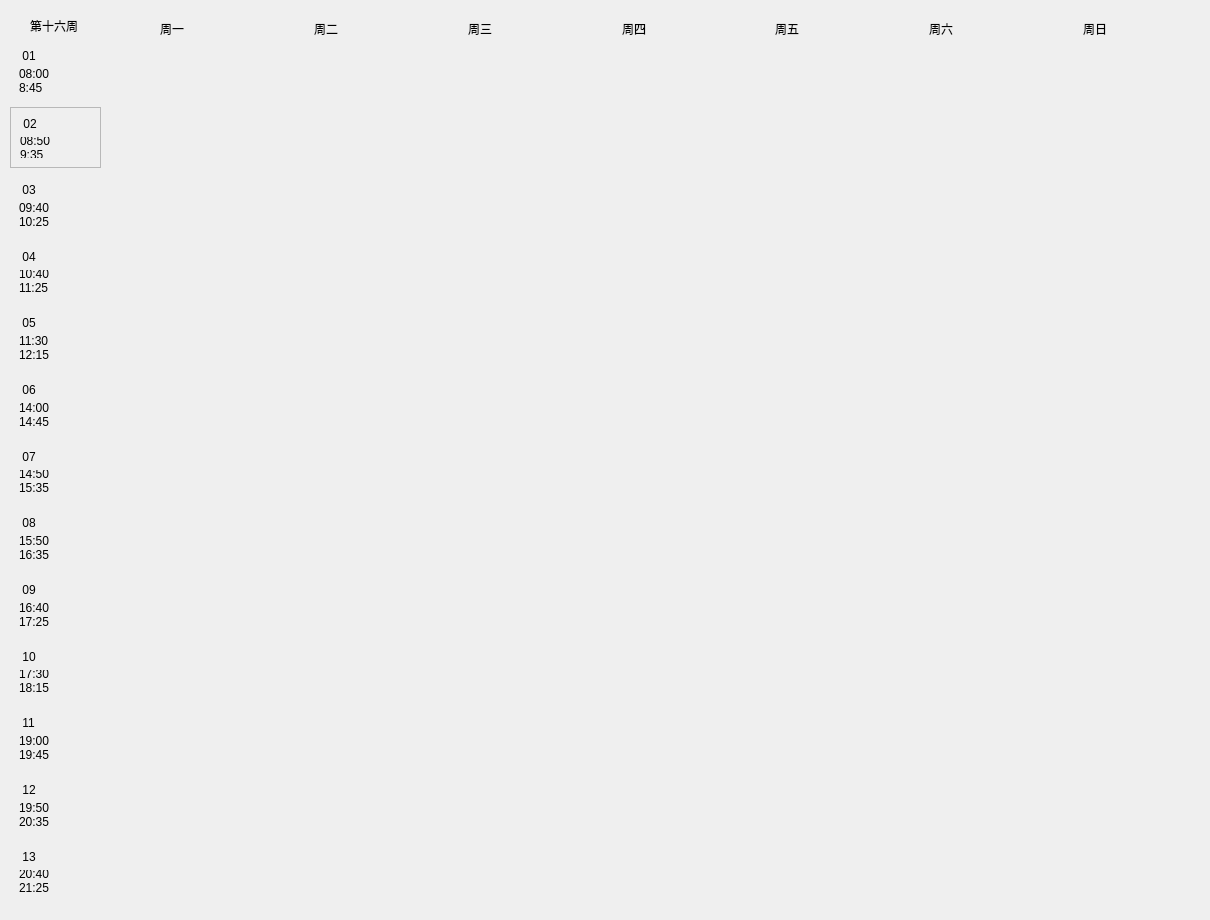
   <widget class="QWidget" name="page16">
    <widget class="QWidget" name="widget_241" native="true">
     <property name="geometry">
      <rect>
       <x>10</x>
       <y>0</y>
       <width>1191</width>
       <height>911</height>
      </rect>
     </property>
     <widget class="QLabel" name="firstweek_16">
      <property name="geometry">
       <rect>
        <x>20</x>
        <y>10</y>
        <width>111</width>
        <height>31</height>
       </rect>
      </property>
      <property name="styleSheet">
       <string notr="true">font: 12pt &quot;微软雅黑&quot;;</string>
      </property>
      <property name="text">
       <string>第十六周</string>
      </property>
     </widget>
     <widget class="QWidget" name="widget_242" native="true">
      <property name="geometry">
       <rect>
        <x>0</x>
        <y>40</y>
        <width>91</width>
        <height>861</height>
       </rect>
      </property>
      <layout class="QVBoxLayout" name="verticalLayout_211">
       <item>
        <widget class="QWidget" name="widget_243" native="true">
         <layout class="QVBoxLayout" name="verticalLayout_212">
          <item>
           <widget class="QLabel" name="num1_16">
            <property name="styleSheet">
             <string notr="true">font: rgb(32, 48, 126);
font: 12pt &quot;隶书&quot;;</string>
            </property>
            <property name="text">
             <string> 01</string>
            </property>
           </widget>
          </item>
          <item>
           <widget class="QLabel" name="first_16">
            <property name="text">
             <string>08:00
8:45</string>
            </property>
            <property name="scaledContents">
             <bool>false</bool>
            </property>
           </widget>
          </item>
         </layout>
        </widget>
       </item>
       <item>
        <widget class="QFrame" name="frame_16">
         <property name="frameShape">
          <enum>QFrame::StyledPanel</enum>
         </property>
         <property name="frameShadow">
          <enum>QFrame::Raised</enum>
         </property>
         <layout class="QVBoxLayout" name="verticalLayout_213">
          <item>
           <widget class="QLabel" name="num2_16">
            <property name="styleSheet">
             <string notr="true">font: rgb(32, 48, 126);
font: 12pt &quot;隶书&quot;;</string>
            </property>
            <property name="text">
             <string> 02</string>
            </property>
           </widget>
          </item>
          <item>
           <widget class="QLabel" name="second_16">
            <property name="text">
             <string>08:50
9:35</string>
            </property>
           </widget>
          </item>
         </layout>
        </widget>
       </item>
       <item>
        <widget class="QWidget" name="widget_244" native="true">
         <layout class="QVBoxLayout" name="verticalLayout_214">
          <item>
           <widget class="QLabel" name="num3_16">
            <property name="styleSheet">
             <string notr="true">font: 12pt &quot;隶书&quot;;</string>
            </property>
            <property name="text">
             <string> 03</string>
            </property>
           </widget>
          </item>
          <item>
           <widget class="QLabel" name="third_16">
            <property name="text">
             <string>09:40
10:25</string>
            </property>
           </widget>
          </item>
         </layout>
        </widget>
       </item>
       <item>
        <widget class="QWidget" name="widget_245" native="true">
         <layout class="QVBoxLayout" name="verticalLayout_215">
          <item>
           <widget class="QLabel" name="num4_16">
            <property name="styleSheet">
             <string notr="true">font: 12pt &quot;隶书&quot;;</string>
            </property>
            <property name="text">
             <string> 04</string>
            </property>
           </widget>
          </item>
          <item>
           <widget class="QLabel" name="forth_16">
            <property name="text">
             <string>10:40
11:25</string>
            </property>
           </widget>
          </item>
         </layout>
        </widget>
       </item>
       <item>
        <widget class="QWidget" name="widget_246" native="true">
         <layout class="QVBoxLayout" name="verticalLayout_216">
          <item>
           <widget class="QLabel" name="num5_16">
            <property name="styleSheet">
             <string notr="true">font: 12pt &quot;隶书&quot;;</string>
            </property>
            <property name="text">
             <string> 05</string>
            </property>
           </widget>
          </item>
          <item>
           <widget class="QLabel" name="fifth_16">
            <property name="text">
             <string>11:30
12:15</string>
            </property>
           </widget>
          </item>
         </layout>
        </widget>
       </item>
       <item>
        <widget class="QWidget" name="widget_247" native="true">
         <layout class="QVBoxLayout" name="verticalLayout_217">
          <item>
           <widget class="QLabel" name="num6_16">
            <property name="styleSheet">
             <string notr="true">font: 12pt &quot;隶书&quot;;</string>
            </property>
            <property name="text">
             <string> 06</string>
            </property>
           </widget>
          </item>
          <item>
           <widget class="QLabel" name="sixth_16">
            <property name="text">
             <string>14:00
14:45</string>
            </property>
           </widget>
          </item>
         </layout>
        </widget>
       </item>
       <item>
        <widget class="QWidget" name="widget_248" native="true">
         <layout class="QVBoxLayout" name="verticalLayout_218">
          <item>
           <widget class="QLabel" name="num7_16">
            <property name="styleSheet">
             <string notr="true">font: 12pt &quot;隶书&quot;;</string>
            </property>
            <property name="text">
             <string> 07</string>
            </property>
           </widget>
          </item>
          <item>
           <widget class="QLabel" name="seventh_16">
            <property name="text">
             <string>14:50
15:35</string>
            </property>
           </widget>
          </item>
         </layout>
        </widget>
       </item>
       <item>
        <widget class="QWidget" name="widget_249" native="true">
         <layout class="QVBoxLayout" name="verticalLayout_219">
          <item>
           <widget class="QLabel" name="num8_16">
            <property name="styleSheet">
             <string notr="true">font: 12pt &quot;隶书&quot;;</string>
            </property>
            <property name="text">
             <string> 08</string>
            </property>
           </widget>
          </item>
          <item>
           <widget class="QLabel" name="eighth_16">
            <property name="text">
             <string>15:50
16:35</string>
            </property>
           </widget>
          </item>
         </layout>
        </widget>
       </item>
       <item>
        <widget class="QWidget" name="widget_250" native="true">
         <layout class="QVBoxLayout" name="verticalLayout_220">
          <item>
           <widget class="QLabel" name="num9_16">
            <property name="styleSheet">
             <string notr="true">font: 12pt &quot;隶书&quot;;</string>
            </property>
            <property name="text">
             <string> 09</string>
            </property>
           </widget>
          </item>
          <item>
           <widget class="QLabel" name="ninth_16">
            <property name="text">
             <string>16:40
17:25</string>
            </property>
           </widget>
          </item>
         </layout>
        </widget>
       </item>
       <item>
        <widget class="QWidget" name="widget_251" native="true">
         <layout class="QVBoxLayout" name="verticalLayout_221">
          <item>
           <widget class="QLabel" name="num10_16">
            <property name="styleSheet">
             <string notr="true">font: 12pt &quot;隶书&quot;;</string>
            </property>
            <property name="text">
             <string> 10</string>
            </property>
           </widget>
          </item>
          <item>
           <widget class="QLabel" name="tenth_16">
            <property name="text">
             <string>17:30
18:15</string>
            </property>
           </widget>
          </item>
         </layout>
        </widget>
       </item>
       <item>
        <widget class="QWidget" name="widget_252" native="true">
         <layout class="QVBoxLayout" name="verticalLayout_222">
          <item>
           <widget class="QLabel" name="num11_16">
            <property name="styleSheet">
             <string notr="true">font: 12pt &quot;隶书&quot;;</string>
            </property>
            <property name="text">
             <string> 11</string>
            </property>
           </widget>
          </item>
          <item>
           <widget class="QLabel" name="eleventh_16">
            <property name="text">
             <string>19:00
19:45</string>
            </property>
           </widget>
          </item>
         </layout>
        </widget>
       </item>
       <item>
        <widget class="QWidget" name="widget_253" native="true">
         <layout class="QVBoxLayout" name="verticalLayout_223">
          <item>
           <widget class="QLabel" name="num12_16">
            <property name="styleSheet">
             <string notr="true">font: 12pt &quot;隶书&quot;;</string>
            </property>
            <property name="text">
             <string> 12</string>
            </property>
           </widget>
          </item>
          <item>
           <widget class="QLabel" name="twelfth_16">
            <property name="text">
             <string>19:50
20:35</string>
            </property>
           </widget>
          </item>
         </layout>
        </widget>
       </item>
       <item>
        <widget class="QWidget" name="widget_254" native="true">
         <layout class="QVBoxLayout" name="verticalLayout_224">
          <item>
           <widget class="QLabel" name="num13_16">
            <property name="styleSheet">
             <string notr="true">font: 12pt &quot;隶书&quot;;</string>
            </property>
            <property name="text">
             <string> 13</string>
            </property>
           </widget>
          </item>
          <item>
           <widget class="QLabel" name="thirteenth_16">
            <property name="text">
             <string>20:40
21:25</string>
            </property>
           </widget>
          </item>
         </layout>
        </widget>
       </item>
      </layout>
     </widget>
     <widget class="QWidget" name="widget_255" native="true">
      <property name="geometry">
       <rect>
        <x>150</x>
        <y>10</y>
        <width>1071</width>
        <height>37</height>
       </rect>
      </property>
      <property name="styleSheet">
       <string notr="true">font: 12pt &quot;隶书&quot;;</string>
      </property>
      <layout class="QHBoxLayout" name="horizontalLayout_16">
       <item>
        <widget class="QLabel" name="mon_16">
         <property name="text">
          <string>周一</string>
         </property>
        </widget>
       </item>
       <item>
        <widget class="QLabel" name="tue_16">
         <property name="text">
          <string>周二</string>
         </property>
        </widget>
       </item>
       <item>
        <widget class="QLabel" name="wed_16">
         <property name="text">
          <string>周三</string>
         </property>
        </widget>
       </item>
       <item>
        <widget class="QLabel" name="thu_16">
         <property name="text">
          <string>周四</string>
         </property>
        </widget>
       </item>
       <item>
        <widget class="QLabel" name="fri_16">
         <property name="text">
          <string>周五</string>
         </property>
        </widget>
       </item>
       <item>
        <widget class="QLabel" name="sat_16">
         <property name="text">
          <string>周六</string>
         </property>
        </widget>
       </item>
       <item>
        <widget class="QLabel" name="sun_16">
         <property name="text">
          <string>周日</string>
         </property>
        </widget>
       </item>
      </layout>
     </widget>
     <widget class="QWidget" name="widget_256" native="true">
      <property name="geometry">
       <rect>
        <x>100</x>
        <y>50</y>
        <width>1061</width>
        <height>851</height>
       </rect>
      </property>
     </widget>
    </widget>
   </widget>
